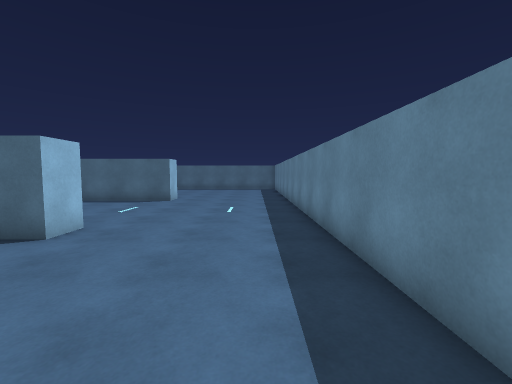
[1] (above)

16 first-person views from a walk through a 3-D level made in the Unity game engine. The camera is 1.4 m above the floor, tilts 4° down and sees 90° across. The floor is counted in squares, 1 m on a side. Each view is taken from the middle of a square. On the plan, view 1 faces up. The plan holds only what a view shows up to about 13 squares ahead; the rest is blank. The player character is not drawn.

[2]
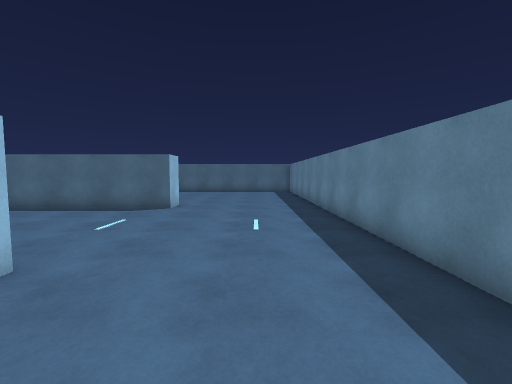

[3]
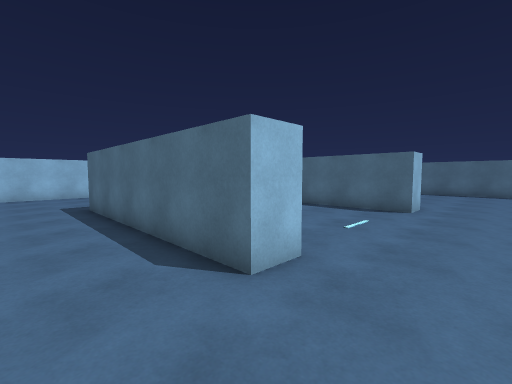

[4]
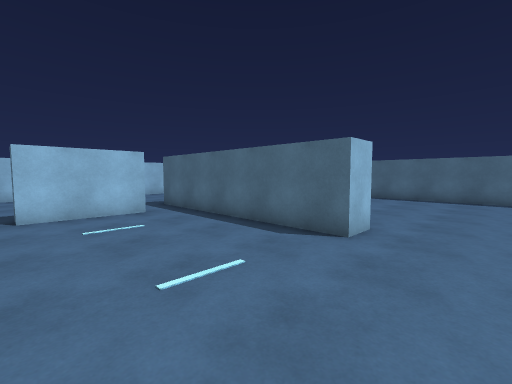

[5]
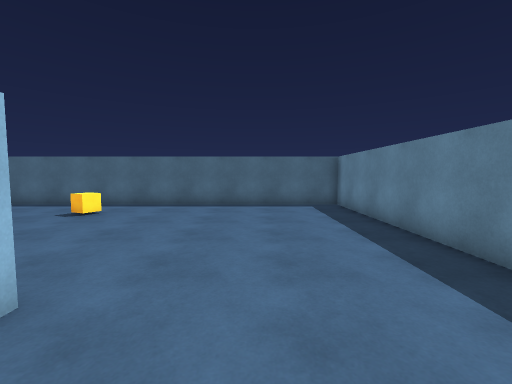

[6]
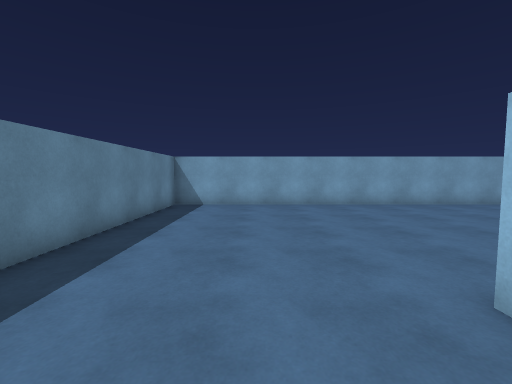

[7]
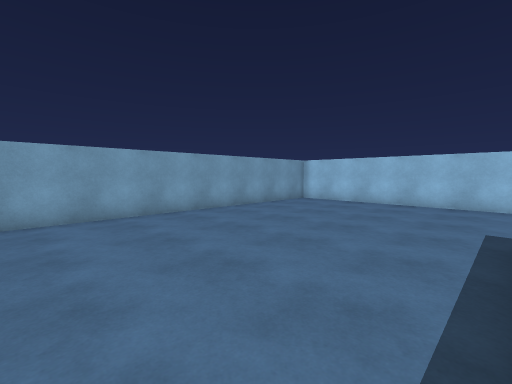

[8]
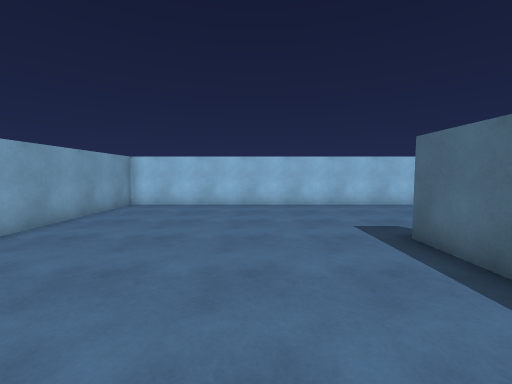

[9]
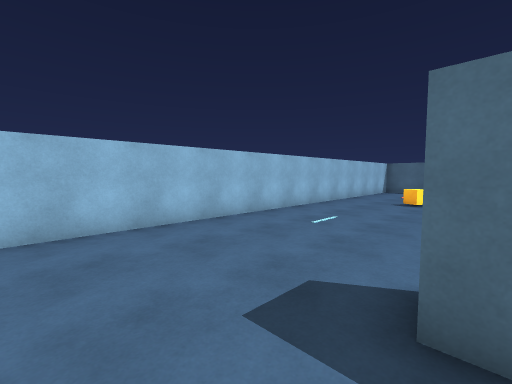

[10]
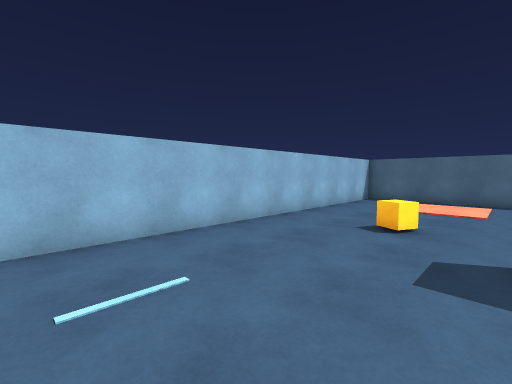

[11]
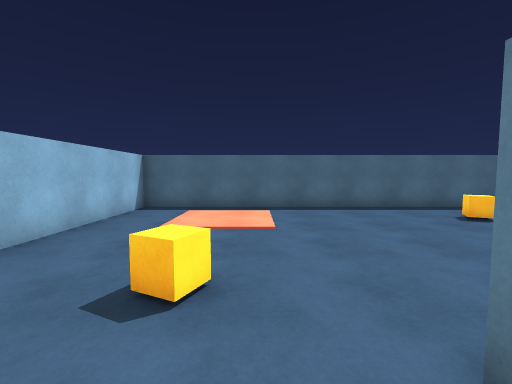

[12]
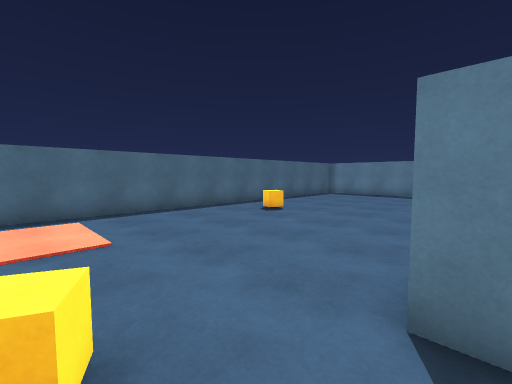

[13]
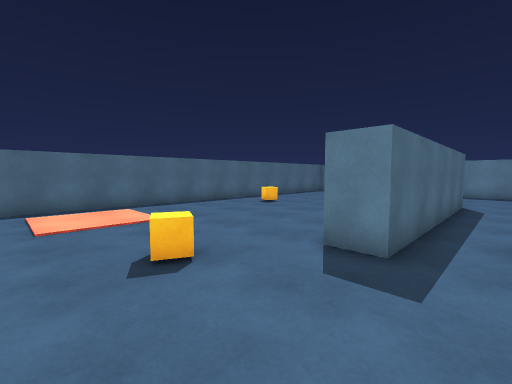

[14]
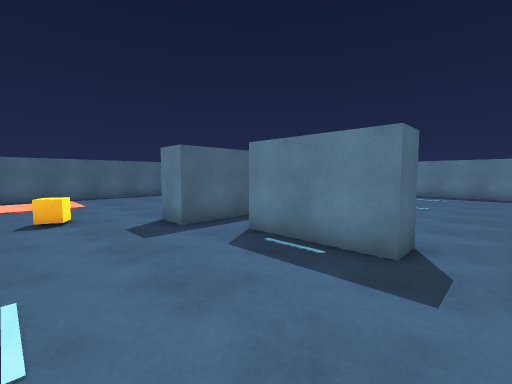

[15]
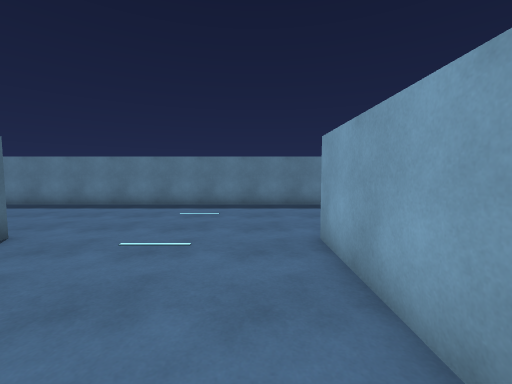

[16]
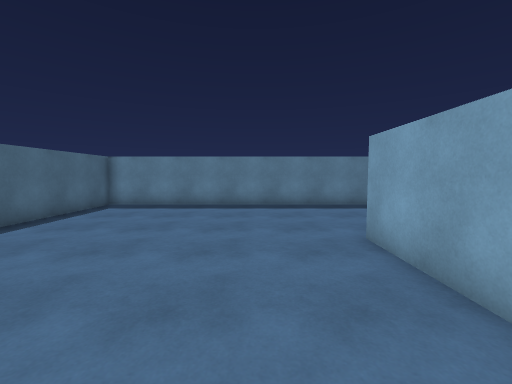

### Floor plan
Points are (right, up) in squares from view 1. A wall is a line through its corners. A room is listed if a view was taken in it or the views show most of it. See-through windows are left out.
Room 1 (views 1, 2, 3, 4, 5, 6, 7, 8, 9, 10, 11, 12, 13, 14, 15, 16)
walls: (-11.5, 11.9) (-11.5, 8.2) (-12.5, 8.2) (-12.5, 11.8); (-8.8, 6.6) (-4.5, 6.6) (-4.5, 5.4) (-13.5, 5.4); (-7.8, 14.6) (-4.5, 14.6) (-4.5, 13.4) (-13.5, 13.4) (-13.5, 14.6); (-19.7, -3.7) (1.8, -3.7) (1.8, 23.7) (-19.7, 23.7) (-19.7, -3.7)
objects: other object (-16, 16); other object (-8, 21)

Positions as (right, up) in squares from view 1, and headings:
1: (0, 0), facing up
2: (-1, 3), facing up
3: (-2, 3), facing up-left
4: (-2, 8), facing up-left
5: (-2, 12), facing up
6: (-2, 8), facing down
7: (-7, 5), facing down-left
8: (-8, 2), facing left
9: (-13, 3), facing up-left
10: (-14, 9), facing up-left
11: (-15, 13), facing up
12: (-16, 14), facing up-right
13: (-18, 12), facing up-right
14: (-17, 7), facing up-right
15: (-10, 8), facing right
16: (-10, 17), facing right
